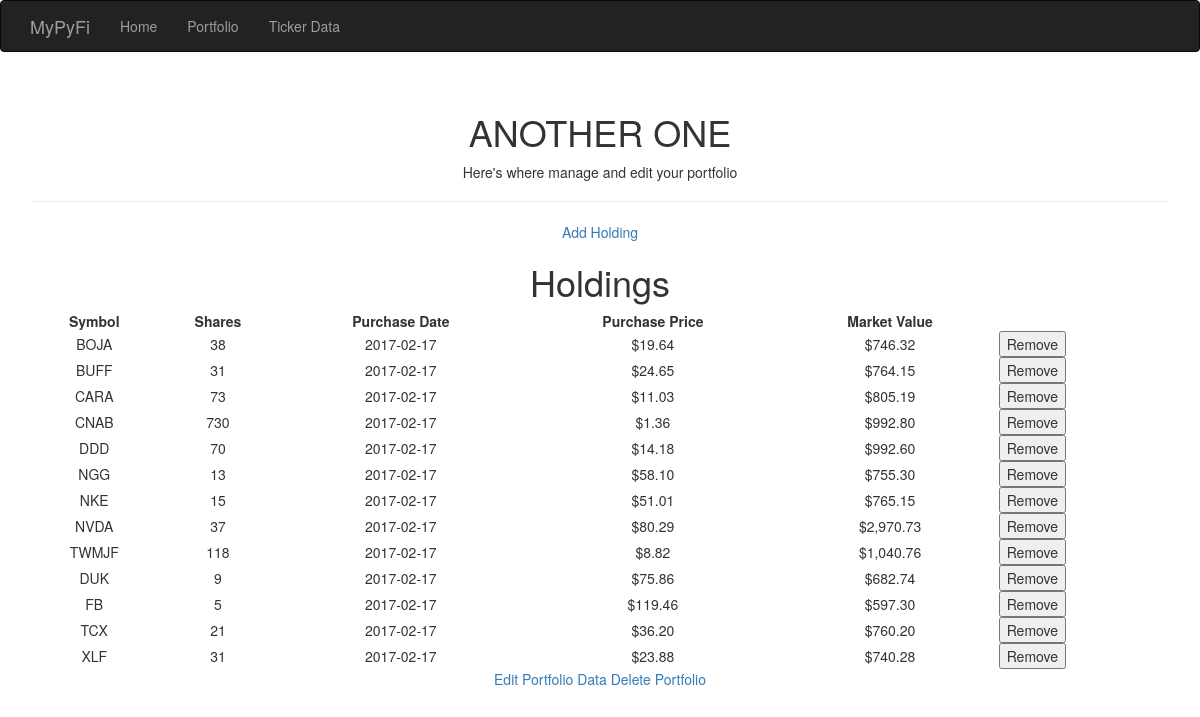
The page /portfolio/ANOTHER ONE on the database its author committed.
### app/models.py (models this page shows, shortened)
class Portfolio(db.Model):
    __tablename__ = 'portfolios'
    id = db.Column(db.Integer, primary_key=True, autoincrement=True)
    name = db.Column(db.String(25), unique=True)
    cash = db.Column(db.Float)
    holdings = db.relationship('Holding', backref='portfolio', lazy='dynamic')

class Holding(db.Model):
    __tablename__ = 'holdings'
    id = db.Column(db.Integer, primary_key=True, autoincrement=True)
    symbol = db.Column(db.String(6))
    shares = db.Column(db.Integer)
    purch_date = db.Column(db.Date)
    purch_price = db.Column(db.Float)
    portfolio_id = db.Column(db.Integer, db.ForeignKey('portfolios.id'))

### app/main/views.py (the view)
@main.route('/portfolio/<name>')
def portfolio(name):
    portfolio = Portfolio.query.filter_by(name=name).first()
    if portfolio is None:
        abort(404)
    else:
        session['portfolio'] = str(portfolio.name)
    holding_data = portfolio.holdings.order_by(Holding.symbol).all()
    return render_template('portfolio.html', name=name, holding_data=holding_data)

### app/templates/portfolio.html (shortened to what this page needs)
{% extends "base.html" %}
{% import "bootstrap/wtf.html" as wtf %}
{% block page_content %}
<div class="page-header">
    <h1>
        <center>{{ name }}</center>
    </h1>
    <p>
    <center>Here's where manage and edit your portfolio</center>
    </p>
</div>
<div style="text-align:center">
    <a class="button" href="{{ url_for('main.holding_add') }}">Add Holding</a>
</div>
{% if not holding_data|count > 0 %}
<h1>
    <center>No Holdings Found!</center>
</h1>
<p>
<center>There are no holdings saved in the portfolio {{ name }}</center></p>
{% else %}
<h1>
    <center>Holdings</center>
</h1>
<table style="width:100%">
    <tr>
        <th>
            <center>Symbol</center>
        </th>
        <th>
            <center>Shares</center>
        </th>
        <th>
            <center>Purchase Date</center>
        </th>
        <th>
            <center>Purchase Price</center>
        </th>
        <th>
            <center>Market Value</center>
        </th>
    </tr>
    {% for holding in holding_data %}
    <tr>
        <td>
            <center>{{ holding["symbol"] | upper }}</center>
        </td>
        <td>
            <center>{{ holding["shares"] }}</center>
        </td>
        <td>
            <center>{{ holding["purch_date"] }}</center>
        </td>
        <td>
            <center>{{ "${:,.2f}".format(holding["purch_price"]) }}</center>
        </td>
        <td>
            <center>{{ "${:,.2f}".format(holding["purch_price"]*holding["shares"]) }}</center>
        </td>
        <td>
            <button type="button">Remove</button>
        </td>
    </tr>
    {% endfor %}
</table>
{% endif %}
<div style="text-align:center">
    <a class="button" href="{{ url_for('main.portfolio_edit', name=name) }}">Edit Portfolio Data</a>
    <a class="button" href="{{ url_for('main.portfolio_delete_ask', name=name) }}">Delete Portfolio</a>
</div>
{% endblock %}

### rows shown on the page
Portfolio: name "ANOTHER ONE"
Holding: symbol "BOJA", shares "38", purch_date "2017-02-17", purch_price "$19.64", holding['purch_price']*holding['shares'] "$746.32"
Holding: symbol "BUFF", shares "31", purch_date "2017-02-17", purch_price "$24.65", holding['purch_price']*holding['shares'] "$764.15"
Holding: symbol "CARA", shares "73", purch_date "2017-02-17", purch_price "$11.03", holding['purch_price']*holding['shares'] "$805.19"
Holding: symbol "CNAB", shares "730", purch_date "2017-02-17", purch_price "$1.36", holding['purch_price']*holding['shares'] "$992.80"
Holding: symbol "DDD", shares "70", purch_date "2017-02-17", purch_price "$14.18", holding['purch_price']*holding['shares'] "$992.60"
Holding: symbol "NGG", shares "13", purch_date "2017-02-17", purch_price "$58.10", holding['purch_price']*holding['shares'] "$755.30"
Holding: symbol "NKE", shares "15", purch_date "2017-02-17", purch_price "$51.01", holding['purch_price']*holding['shares'] "$765.15"
Holding: symbol "NVDA", shares "37", purch_date "2017-02-17", purch_price "$80.29", holding['purch_price']*holding['shares'] "$2,970.73"
Holding: symbol "TWMJF", shares "118", purch_date "2017-02-17", purch_price "$8.82", holding['purch_price']*holding['shares'] "$1,040.76"
Holding: symbol "DUK", shares "9", purch_date "2017-02-17", purch_price "$75.86", holding['purch_price']*holding['shares'] "$682.74"
Holding: symbol "FB", shares "5", purch_date "2017-02-17", purch_price "$119.46", holding['purch_price']*holding['shares'] "$597.30"
Holding: symbol "TCX", shares "21", purch_date "2017-02-17", purch_price "$36.20", holding['purch_price']*holding['shares'] "$760.20"
Holding: symbol "XLF", shares "31", purch_date "2017-02-17", purch_price "$23.88", holding['purch_price']*holding['shares'] "$740.28"
